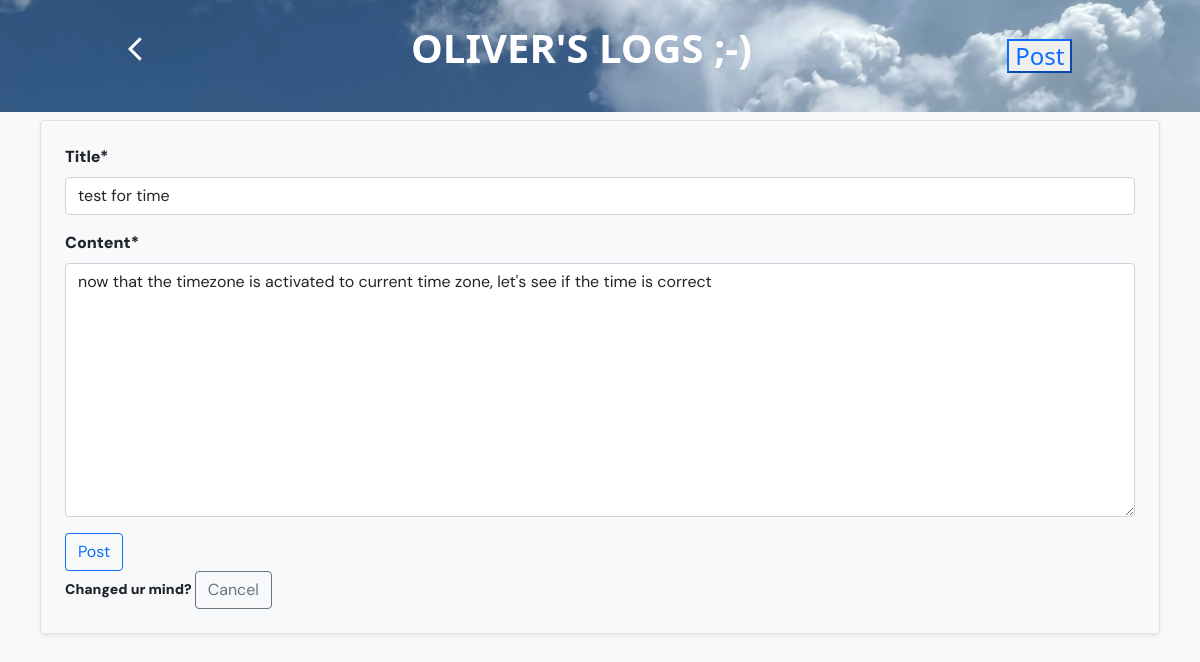
Screenshot of /19/update/ (signed in) with the database file from the repository.
### post/models.py (models this page shows, shortened)
class Post(models.Model):
    title = models.CharField(max_length=50)
    content = models.TextField()
    date_posted = models.DateTimeField(default=timezone.now)
    author = models.ForeignKey(User, on_delete=models.CASCADE)

### post/views.py (the view, shortened to what this page needs)
# urls.py: path('<int:pk>/update/', post_views.PostUpdateView.as_view(), name='post_update'),
class PostUpdateView(LoginRequiredMixin, UserPassesTestMixin, UpdateView):
    model = Post
    fields = ['title', 'content']
    def test_func(self) -> bool | None: #ensure current user only edits their posts
        post = self.get_object()
        return post.author == self.request.user

### post/templates/post/post_form.html (shortened to what this page needs)
{% extends "base.html" %}
{% load static %}
{% load crispy_forms_tags %}
{% block href %}
<a class="" href="{% url 'posts' %} "> <img src="{% static 'post/icons/arrow_back_simple_icon.svg' %}"></a>
{% endblock %}
{% block content %}
    <div class="border rounded shadow-sm p-4">
        <form method="POST">
            <fieldset class="form-group">
                {{form|crispy}}
            </fieldset>
            <div class="form-group">
                <button class="btn btn-outline-primary" type="submit">
                    Post
                </button>
            </div>
        </form>
        <form >
            <small>
                Changed ur mind?
                <a href="{%url 'posts'%}" class="btn btn-outline-secondary">Cancel</a>
            </small>
        </form>
    </div>
{% endblock %}

### static/seed/css/style.css (style rules this page uses)
a { text-decoration: none; }

### rows the page displays
Post: title "test for time", content "now that the timezone is activated to current time zone, let's see if the time is correct"
